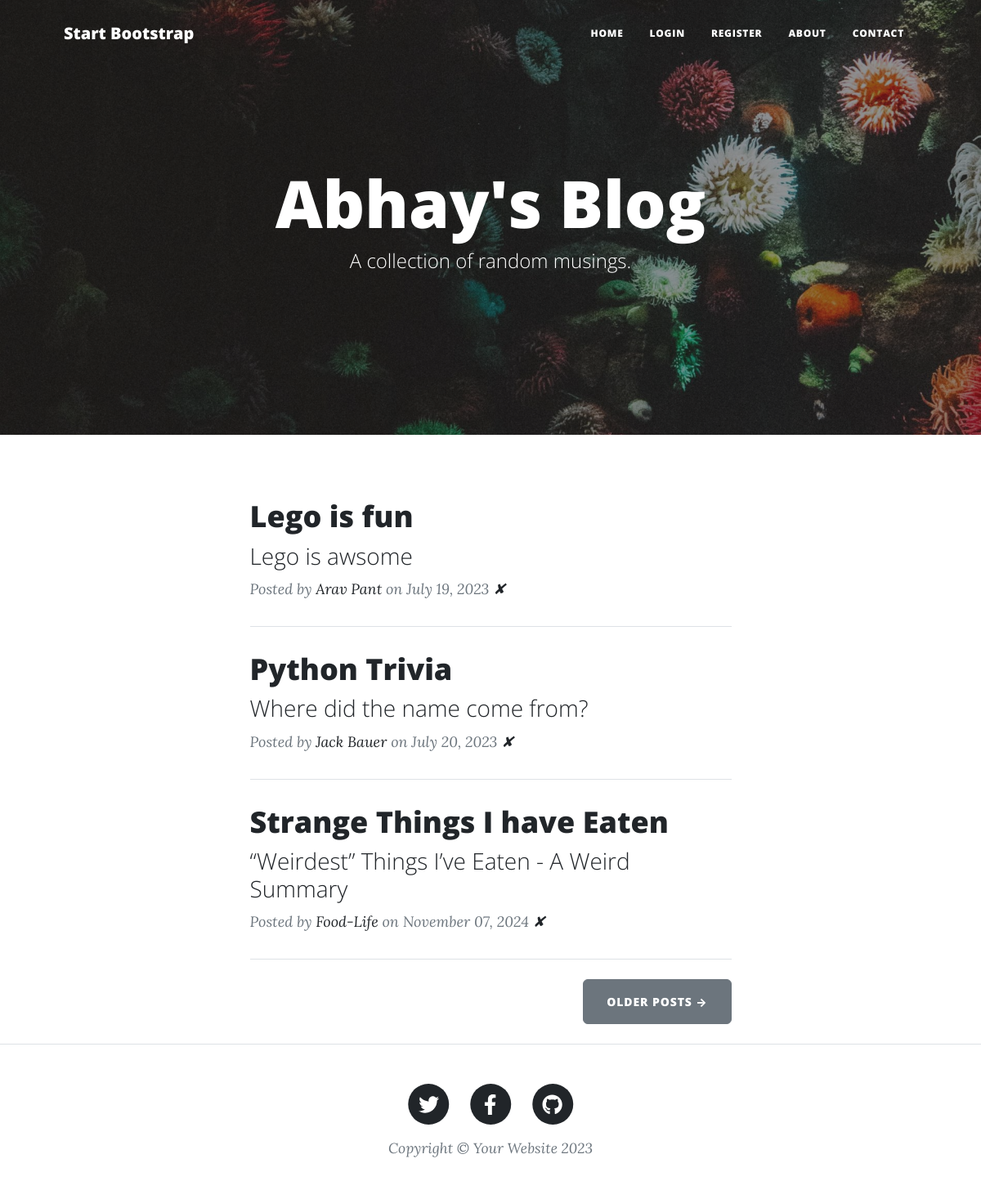
The page / on the database its author committed.
### tables this page shows
CREATE TABLE blog_post (id INTEGER PRIMARY KEY NOT NULL,title VARCHAR(500) NOT NULL,date VARCHAR(100) NOT NULL,body VARCHAR(1000) NOT NULL,author VARCHAR(250) NOT NULL,img_url VARCHAR(250) NOT NULL,subtitle VARCHAR(250) NOT NULL);

### advanced_blog_capstone_4.py (the view)
@app.route('/')
def get_all_posts():
    conn = sqlite3.connect('posts.db')
    cur = conn.cursor()
    cur.execute('SELECT * FROM blog_post')
    posts = cur.fetchall()
    cur.close()
    conn.close()
    return render_template("index.html", all_posts=posts, current_user=current_user)

### templates/index.html (shortened to what this page needs)
{% include "header.html" %}
<header
  class="masthead"
  style="background-image: url('../static/assets/img/home-bg.jpg')"
>
  <div class="container position-relative px-4 px-lg-5">
    <div class="row gx-4 gx-lg-5 justify-content-center">
      <div class="col-md-10 col-lg-8 col-xl-7">
        <div class="site-heading">
          <h1>Abhay's Blog</h1>
          <span class="subheading">A collection of random musings.</span>
        </div>
      </div>
    </div>
  </div>
</header>
<div class="container px-4 px-lg-5">
  <div class="row gx-4 gx-lg-5 justify-content-center">
    <div class="col-md-10 col-lg-8 col-xl-7">
      {% for post in all_posts %}
      <div class="post-preview">
        <a href="{{ url_for('show_post', post_id=post[0]) }}">
          <h2 class="post-title">{{ post[1] }}</h2>
          <h3 class="post-subtitle">{{ post[6] }}</h3>
        </a>
        <p class="post-meta">
          Posted by
          <a href="#">{{post[4]}}</a>
          on {{post[2]}}
          <a href="{{url_for('delete_post', post_id=post[0]) }}">✘</a>
        </p>
      </div>
      <hr class="my-4" />
      {% endfor %}
      <div class="d-flex justify-content-end mb-4">
        <a class="btn btn-secondary text-uppercase" href="#!">Older Posts →</a>
      </div>
    </div>
  </div>
</div>
{% include "footer.html" %}

### templates/header.html (shortened to what this page needs)
<!DOCTYPE html>
<html lang="en">
  <head>
    {% block styles %}
    {{ bootstrap.load_css() }}
    <link
      href="{{ url_for('static', filename='css/styles.css') }}"
      rel="stylesheet"
    />
    {% endblock %}
  </head>
  <body>
    <nav class="navbar navbar-expand-lg navbar-light" id="mainNav">
      <div class="container px-4 px-lg-5">
        <a class="navbar-brand" href="/">Start Bootstrap</a>
        <div class="collapse navbar-collapse" id="navbarResponsive">
          <ul class="navbar-nav ms-auto py-4 py-lg-0">
            <li class="nav-item">
              <a
                class="nav-link px-lg-3 py-3 py-lg-4"
                href="{{ url_for('get_all_posts') }}"
                >Home</a
              >
            </li>
            {% if not current_user.is_authenticated: %}
              <li class="nav-item">
                <a
                  class="nav-link px-lg-3 py-3 py-lg-4"
                  href="{{ url_for('login') }}"
                  >Login</a
                >
              </li>
              <li class="nav-item">
                <a
                  class="nav-link px-lg-3 py-3 py-lg-4"
                  href="{{ url_for('register') }}"
                  >Register</a
                >
              </li>
            {% endif %}
            <li class="nav-item">
              <a
                class="nav-link px-lg-3 py-3 py-lg-4"
                href="{{ url_for('about') }}"
                >About</a
              >
            </li>
            <li class="nav-item">
              <a
                class="nav-link px-lg-3 py-3 py-lg-4"
                href="{{ url_for('contact') }}"
                >Contact</a
              >
            </li>
          </ul>
        </div>
      </div>
    </nav>
  </body>
</html>

### templates/footer.html (shortened to what this page needs)
        <footer class="border-top">
          <div class="container px-4 px-lg-5">
              <div class="row gx-4 gx-lg-5 justify-content-center">
                  <div class="col-md-10 col-lg-8 col-xl-7">
                      <ul class="list-inline text-center">
                          <li class="list-inline-item">
                              <a href="#!">
                                  <span class="fa-stack fa-lg">
                                      <i class="fas fa-circle fa-stack-2x"></i>
                                      <i class="fab fa-twitter fa-stack-1x fa-inverse"></i>
                                  </span>
                              </a>
                          </li>
                          <li class="list-inline-item">
                              <a href="#!">
                                  <span class="fa-stack fa-lg">
                                      <i class="fas fa-circle fa-stack-2x"></i>
                                      <i class="fab fa-facebook-f fa-stack-1x fa-inverse"></i>
                                  </span>
                              </a>
                          </li>
                          <li class="list-inline-item">
                              <a href="#!">
                                  <span class="fa-stack fa-lg">
                                      <i class="fas fa-circle fa-stack-2x"></i>
                                      <i class="fab fa-github fa-stack-1x fa-inverse"></i>
                                  </span>
                              </a>
                          </li>
                      </ul>
                      <div class="small text-center text-muted fst-italic">Copyright &copy; Your Website 2023</div>
                  </div>
              </div>
          </div>
      </footer>
  </body>
</html>

### rows shown on the page
blog_post: title "Lego is fun", subtitle "Lego is awsome", author "Arav Pant", date "July 19, 2023"
blog_post: title "Python Trivia", subtitle "Where did the name come from?", author "Jack Bauer", date "July 20, 2023"
blog_post: title "Strange Things I have Eaten", subtitle "“Weirdest” Things I’ve Eaten - A Weird Summary", author "Food-Life", date "November 07, 2024"
